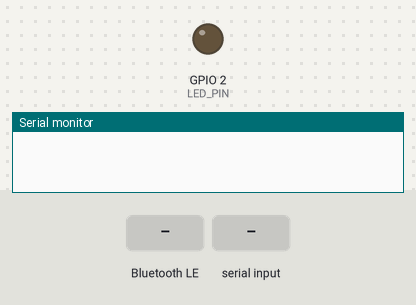
The sketch below on a simulated ESP32-S3. Shown: output pins drawn as LEDs (lit = HIGH), the last lines printed to the serial monitor. Dashed ring = blinking. Inputs (shaded band) come from the test bench. Random numbers use the default seed unless the sketch sets one; nothing arrives over Bluetooth unless stated; a phone connects over Bluetooth LE 3 s after start.

Above: at 0.1 s.
At 2.2 s:
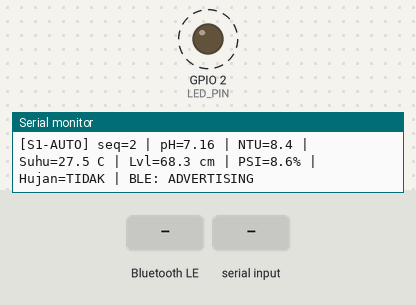
2.3 s: Bluetooth LE write "1" received
5.3 s: "2" received over Serial
At 5.9 s:
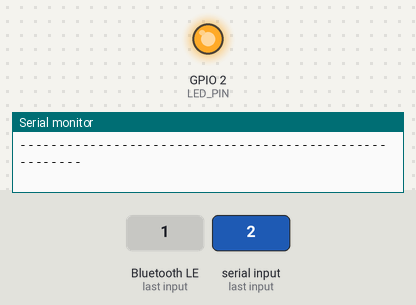
6.8 s: Bluetooth LE write "3" received
8.3 s: "4" received over Serial
9.8 s: Bluetooth LE write "a" received
11.3 s: "a" received over Serial
Timing chart, 0 to 13.8 s (numbered marks = the images above; inputs shaded):
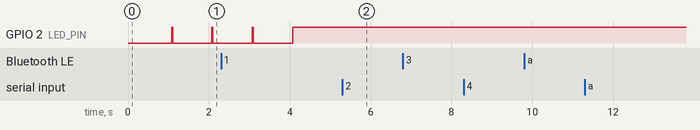

The sketch:

esp32_bluetooth_sender.ino
```cpp
/*
 ========================================================================
 PENGIRIM TELEMETRI MULTI-SKENARIO BLE 5.0 - ESP32-S3 AKUAPONIK UNNES
 Chipset Hardware: ESP32-S3 (Dual-Core Xtensa LX7 + BLE 5.0)
 Peneliti 2 (Fuzzy Sugeno & ESP32): Rafly Akbar Anggara (NIM 2305110006)
 Pembimbing / Mitra: Felix Enrique (NIM 2305110019)
 ========================================================================
 Skenario Uji Terpadu:
 1. SKENARIO 1: Kondisi Prima / Optimal (pH 7.15, NTU 8.2, Suhu 27.4 C, PSI 8.5% -> z = 0%)
 2. SKENARIO 2: Mutu Air Menurun (pH 6.65, NTU 28.4, Suhu 28.1 C, PSI 18.2% -> z = 15-20%)
 3. SKENARIO 3: Kondisi Kritis / Darurat (pH 5.45, NTU 62.0, Suhu 29.8 C, PSI 54.0% -> z = 30%)
 4. SKENARIO 4: Hujan Deras & Ancaman Luapan (Level 78.5 cm, Rain=True, Interlock Valve IN)

 Kontrol Skenario:
 - Kirim '1', '2', '3', '4' via Serial / BLE untuk memilih skenario manual.
 - Kirim 'a' atau 'A' untuk mengaktifkan Demo Otomatis (berganti tiap 15 detik).
 ========================================================================
*/

#include <Arduino.h>
#include <BLEDevice.h>
#include <BLEServer.h>
#include <BLEUtils.h>
#include <BLE2902.h>
#include <ArduinoJson.h>
#include <math.h>

#define SERVICE_UUID           "6E400001-B5A3-F393-E0A9-E50E24DCCA9E"
#define CHARACTERISTIC_UUID_RX "6E400002-B5A3-F393-E0A9-E50E24DCCA9E"
#define CHARACTERISTIC_UUID_TX "6E400003-B5A3-F393-E0A9-E50E24DCCA9E"

#define LED_PIN 2
#define SERIAL_BAUD 115200
#define INTERVAL_TRANSMISI_MS 1000
#define DURASI_SKENARIO_AUTO_MS 15000 // 15 detik per skenario pada mode auto

BLEServer *pServer = NULL;
BLECharacteristic *pTxCharacteristic = NULL;
bool deviceConnected = false;
bool oldDeviceConnected = false;

unsigned long lastSendTime = 0;
unsigned long lastScenarioSwitch = 0;
uint16_t packetSeq = 0;
float phaseSinus = 0.0;

// Konfigurasi Skenario
int skenarioAktif = 1;
bool modeAutoLoop = true; // Default aktif berputar otomatis untuk demo pengujian

// Target Parameter per Skenario
struct ScenarioParam {
  const char* nama;
  float phBase;
  float ntuBase;
  float tempBase;
  float levelBase;
  float psiBase;
  bool rain;
  const char* deskripsi;
};

ScenarioParam skenarioList[4] = {
  {
    "OPTIMAL_PRIMA",
    7.15, 8.2, 27.4, 68.2, 8.5, false,
    "Kondisi Air & Kanopi Sehat. SPK: z = 0% (Tanpa Kuras)"
  },
  {
    "KERUH_SEDANG",
    6.65, 28.4, 28.1, 67.0, 18.2, false,
    "Kekeruhan Meningkat. SPK: z = 15-20% (Kuras Parsial)"
  },
  {
    "KRITIS_ASIDIFIKASI",
    5.45, 62.0, 29.8, 64.0, 54.0, false,
    "Air Sangat Asam & Keruh. SPK: z = 30% (FLUSH DARURAT)"
  },
  {
    "HUJAN_DERAS_OVERFLOW",
    6.30, 16.5, 25.2, 78.5, 12.0, true,
    "Hujan Deras, Kolam Penuh. INTERLOCK: Valve IN Terkunci"
  }
};

// State Aktuator Kolam
bool valveDrainOpen = false;
bool valveInOpen = false;
bool pumpCirculationActive = true;
unsigned long valveOpenedAt = 0;
const unsigned long MAX_VALVE_DURATION_MS = 60000;

void setSkenario(int no) {
  if (no >= 1 && no <= 4) {
    skenarioAktif = no;
    Serial.println("\n-------------------------------------------------------");
    Serial.print("[SKENARIO BERGANTI] -> SKENARIO ");
    Serial.print(skenarioAktif);
    Serial.print(": ");
    Serial.println(skenarioList[skenarioAktif - 1].nama);
    Serial.print("Keterangan: ");
    Serial.println(skenarioList[skenarioAktif - 1].deskripsi);
    Serial.println("-------------------------------------------------------");
  }
}

class MyServerCallbacks: public BLEServerCallbacks {
    void onConnect(BLEServer* pServer) {
      deviceConnected = true;
      Serial.println("[BLE] Raspberry Pi / Klien TERHUBUNG!");
    };

    void onDisconnect(BLEServer* pServer) {
      deviceConnected = false;
      Serial.println("[BLE] Klien TERPUTUS. Menunggu koneksi kembali...");
    }
};

class MyCallbacks: public BLECharacteristicCallbacks {
    void onWrite(BLECharacteristic *pCharacteristic) {
      String rxValue = pCharacteristic->getValue().c_str();

      if (rxValue.length() > 0) {
        Serial.print("[BLE RX] Perintah Masuk: ");
        Serial.println(rxValue);

        // Perintah ganti skenario lewat BLE
        if (rxValue == "1") { modeAutoLoop = false; setSkenario(1); }
        else if (rxValue == "2") { modeAutoLoop = false; setSkenario(2); }
        else if (rxValue == "3") { modeAutoLoop = false; setSkenario(3); }
        else if (rxValue == "4") { modeAutoLoop = false; setSkenario(4); }
        else if (rxValue == "a" || rxValue == "A") {
          modeAutoLoop = true;
          Serial.println("[MODE] Demo Auto-Loop DIAKTIFKAN (Berganti tiap 15 detik)");
        }

        // Parsing JSON jika payload terstruktur
        if (rxValue.startsWith("{") && rxValue.endsWith("}")) {
          StaticJsonDocument<256> docIn;
          DeserializationError err = deserializeJson(docIn, rxValue);
          if (!err) {
            if (docIn.containsKey("scenario")) {
              modeAutoLoop = false;
              setSkenario(docIn["scenario"]);
            }
            int cmd_drain = docIn["cmd_drain"] | 0;
            int acc = docIn["acc"] | 0;

            if (cmd_drain == 1 && acc == 1) {
              valveDrainOpen = true;
              valveOpenedAt = millis();
              Serial.println("[ACTUATOR] Katup Pengurasan Kolam DIBUKA.");
            } else if (cmd_drain == 0) {
              valveDrainOpen = false;
              Serial.println("[ACTUATOR] Katup Pengurasan Kolam DITUTUP.");
            }
          }
        }
      }
    }
};

void setup() {
  pinMode(LED_PIN, OUTPUT);
  digitalWrite(LED_PIN, LOW);

  Serial.begin(SERIAL_BAUD);
  delay(1000);

  Serial.println("\n=======================================================");
  Serial.println(" SISTEM TELEMETRI MULTI-SKENARIO - ESP32-S3 FT UNNES   ");
  Serial.println("=======================================================");
  Serial.println("Panduan Kontrol Manual Skenario via Serial / BLE:");
  Serial.println("  Ketik '1' : Skenario 1 - Kondisi Prima (z = 0%)");
  Serial.println("  Ketik '2' : Skenario 2 - Keruh Sedang (z = 15-20%)");
  Serial.println("  Ketik '3' : Skenario 3 - Kritis Asam & Keruh (z = 30%)");
  Serial.println("  Ketik '4' : Skenario 4 - Hujan Deras & Kolam Penuh");
  Serial.println("  Ketik 'a' : Mode Demo Berputar Otomatis (Default)");
  Serial.println("=======================================================");

  BLEDevice::init("ESP32S3_Akuaponik_UNNES");
  pServer = BLEDevice::createServer();
  pServer->setCallbacks(new MyServerCallbacks());

  BLEService *pService = pServer->createService(SERVICE_UUID);

  pTxCharacteristic = pService->createCharacteristic(
                        CHARACTERISTIC_UUID_TX,
                        BLECharacteristic::PROPERTY_NOTIFY
                      );
  pTxCharacteristic->addDescriptor(new BLE2902());

  BLECharacteristic *pRxCharacteristic = pService->createCharacteristic(
                                           CHARACTERISTIC_UUID_RX,
                                           BLECharacteristic::PROPERTY_WRITE
                                         );
  pRxCharacteristic->setCallbacks(new MyCallbacks());

  pService->start();
  BLEAdvertising *pAdvertising = BLEDevice::getAdvertising();
  pAdvertising->addServiceUUID(SERVICE_UUID);
  pAdvertising->setScanResponse(true);
  pAdvertising->setMinPreferred(0x06);
  pAdvertising->setMinPreferred(0x12);
  BLEDevice::startAdvertising();

  Serial.println("[BLE] Advertising aktif sebagai 'ESP32S3_Akuaponik_UNNES'");
  setSkenario(1);
  lastScenarioSwitch = millis();
}

void loop() {
  unsigned long now = millis();

  // ------------------------------------------------------------------
  // 1. INPUT SERIAL DARI PENGUJI / TERMINAL VS CODE
  // ------------------------------------------------------------------
  if (Serial.available() > 0) {
    char ch = Serial.read();
    if (ch == '1') { modeAutoLoop = false; setSkenario(1); }
    else if (ch == '2') { modeAutoLoop = false; setSkenario(2); }
    else if (ch == '3') { modeAutoLoop = false; setSkenario(3); }
    else if (ch == '4') { modeAutoLoop = false; setSkenario(4); }
    else if (ch == 'a' || ch == 'A') {
      modeAutoLoop = true;
      lastScenarioSwitch = now;
      Serial.println("[MODE] Demo Auto-Loop DIAKTIFKAN kembali.");
    }
  }

  // ------------------------------------------------------------------
  // 2. LOGIKA ROTASI SKENARIO OTOMATIS (DEMO MODE)
  // ------------------------------------------------------------------
  if (modeAutoLoop && (now - lastScenarioSwitch >= DURASI_SKENARIO_AUTO_MS)) {
    lastScenarioSwitch = now;
    int nextScenario = (skenarioAktif % 4) + 1;
    setSkenario(nextScenario);
  }

  // ------------------------------------------------------------------
  // 3. SAFETY & INTERLOCK AKTUATOR
  // ------------------------------------------------------------------
  if (valveDrainOpen && (now - valveOpenedAt >= MAX_VALVE_DURATION_MS)) {
    valveDrainOpen = false;
    Serial.println("[SAFETY] Batas waktu katup kuras 60s tercapai. Katup DITUTUP!");
  }

  // Jika Skenario 4 (Hujan), kunci katup penambah air
  if (skenarioList[skenarioAktif - 1].rain) {
    valveInOpen = false;
  }

  // ------------------------------------------------------------------
  // 4. TRANSMISI TELEMETRI BERKALA (Setiap 1 Detik)
  // ------------------------------------------------------------------
  if (now - lastSendTime >= INTERVAL_TRANSMISI_MS) {
    lastSendTime = now;
    packetSeq++;
    phaseSinus += 0.12;

    ScenarioParam cur = skenarioList[skenarioAktif - 1];

    // Variasi dinamis halus di sekitar nilai dasar skenario
    float ph = round((cur.phBase + 0.05 * sin(phaseSinus) + (random(-5, 5) / 1000.0)) * 100.0) / 100.0;
    float ntu = round((cur.ntuBase + 0.8 * sin(phaseSinus * 0.8) + (random(-10, 10) / 100.0)) * 10.0) / 10.0;
    float temp = round((cur.tempBase + 0.15 * cos(phaseSinus * 0.5)) * 10.0) / 10.0;
    float level = round((cur.levelBase + 0.2 * sin(phaseSinus * 1.5)) * 10.0) / 10.0;
    float psi = round((cur.psiBase + 0.4 * sin(phaseSinus)) * 10.0) / 10.0;

    StaticJsonDocument<384> docOut;
    docOut["node"] = "esp32s3";
    docOut["seq"] = packetSeq;
    docOut["scenario_id"] = skenarioAktif;
    docOut["scenario_name"] = cur.nama;
    docOut["auto_mode"] = modeAutoLoop;

    JsonObject sensors = docOut.createNestedObject("sensors");
    sensors["pH"] = ph;
    sensors["turbidity"] = ntu;
    sensors["water_level_cm"] = level;
    sensors["temperature_c"] = temp;
    sensors["rain_detected"] = cur.rain;

    JsonObject vision = docOut.createNestedObject("vision");
    vision["psi"] = psi;
    vision["green_pct"] = round((100.0 - psi * 1.2) * 10.0) / 10.0;
    vision["yellow_pct"] = round((psi * 0.8) * 10.0) / 10.0;
    vision["brown_pct"] = round((psi * 0.4) * 10.0) / 10.0;

    JsonObject actuators = docOut.createNestedObject("actuators");
    actuators["valve_out"] = valveDrainOpen;
    actuators["valve_in"] = valveInOpen;
    actuators["pump"] = pumpCirculationActive;

    docOut["ph"] = ph;
    docOut["ntu"] = ntu;
    docOut["temp"] = temp;
    docOut["lvl"] = level;
    docOut["psi"] = psi;

    String jsonString;
    serializeJson(docOut, jsonString);

    // Kirim via BLE jika client terhubung
    if (deviceConnected && pTxCharacteristic != NULL) {
      pTxCharacteristic->setValue(jsonString.c_str());
      pTxCharacteristic->notify();
    }

    // Output Serial USB Monitor
    Serial.print("[S");
    Serial.print(skenarioAktif);
    Serial.print(modeAutoLoop ? "-AUTO]" : "-MANUAL]");
    Serial.print(" seq=");
    Serial.print(packetSeq);
    Serial.print(" | pH=");
    Serial.print(ph, 2);
    Serial.print(" | NTU=");
    Serial.print(ntu, 1);
    Serial.print(" | Suhu=");
    Serial.print(temp, 1);
    Serial.print(" C | Lvl=");
    Serial.print(level, 1);
    Serial.print(" cm | PSI=");
    Serial.print(psi, 1);
    Serial.print("% | Hujan=");
    Serial.print(cur.rain ? "YA" : "TIDAK");
    Serial.print(" | BLE: ");
    Serial.println(deviceConnected ? "CONNECTED" : "ADVERTISING");

    digitalWrite(LED_PIN, HIGH);
    delay(30);
    if (!deviceConnected) {
      digitalWrite(LED_PIN, LOW);
    }
  }
}
```
